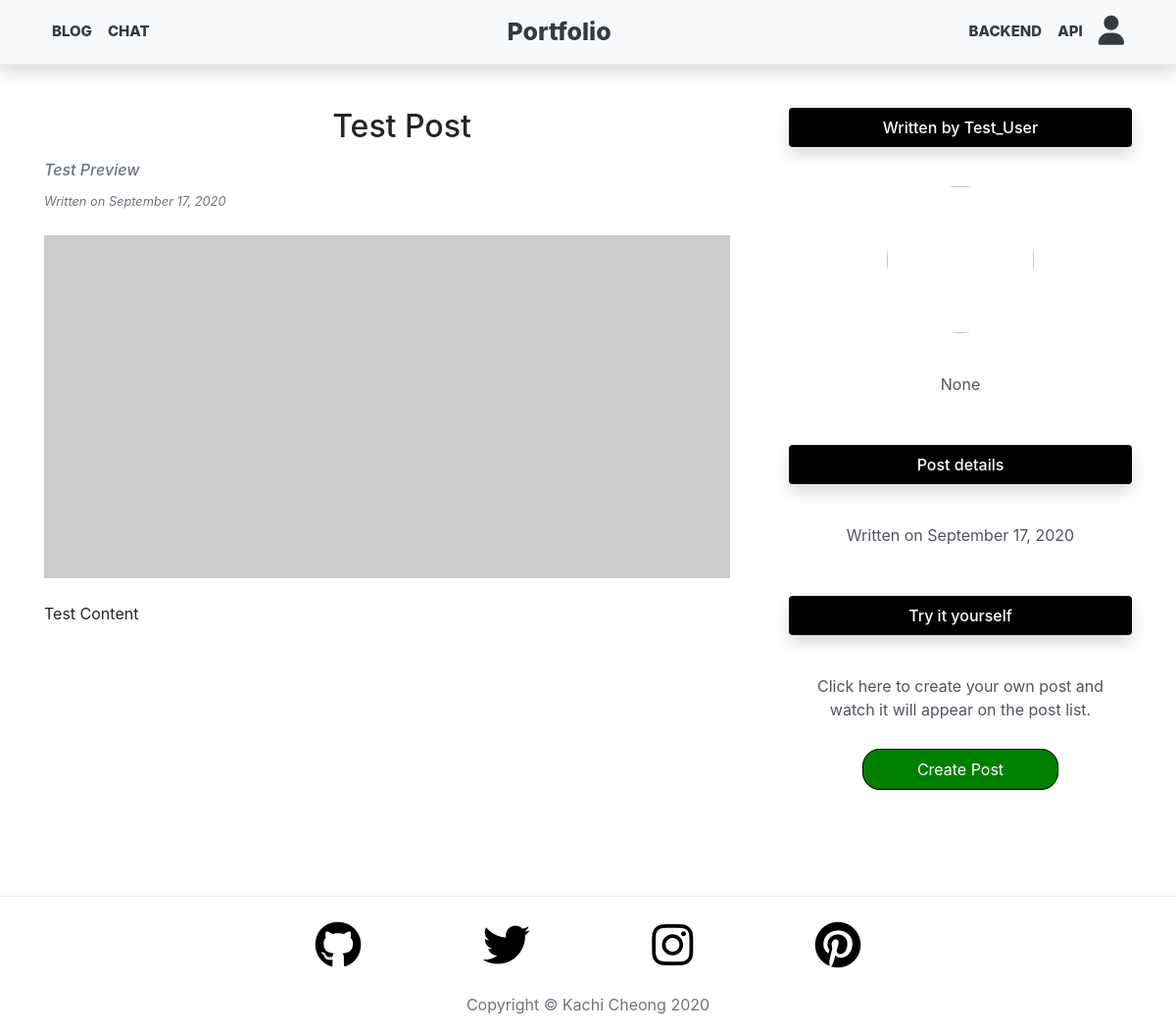
Page /blog/post/1/ on the committed database.
### blog/models.py (models this page shows, shortened)
class Post(models.Model):
    title = models.CharField(max_length=25)
    post_preview = models.CharField(max_length=150, blank=False, null="blank")
    content = models.TextField()
    date_posted = models.DateTimeField(default=timezone.now)
    author = models.ForeignKey(User, on_delete=models.CASCADE, default="User")

### profiles/models.py (models this page shows, shortened)
class Profile(models.Model):
    user = models.OneToOneField(User, on_delete=models.CASCADE)
    user_bio = models.CharField(max_length=150, null=True)
    image = models.ImageField(default='profile_pics/default.jpg', upload_to='profile_pics')

### blog/views.py (the view)
# urls.py: path('post/<int:pk>/', PostDetailView.as_view(), name='post-detail'),
class PostDetailView(DetailView):
    model = Post

### portfolio_files/templates/blog/post_detail.html
{% extends "index.html" %}
{% load static %}
{% block content %}
<div class="row">
    <div class="col-8">
        <h2 class="text-center mb-3">{{ object.title }}</h2>
        <div class="mb-4 text-muted font-italic">
            <h6>{{ object.post_preview }}</h6>
            <small>Written on {{ object.date_posted|date:"F d, Y" }}</small>
        </div>
        <img class="post-placeholder mb-4" src="http://placehold.it/700x350">
        <p>{{ object.content | linebreaksbr }}</p>
    </div>
    <div class="col-4">
        {% include 'components/blog/post_detail_sidebar.html' %}
    </div>
</div>
{% endblock content %}

### portfolio_files/templates/components/blog/post_detail_sidebar.html
{% block content %}
<div class="blog-sidebar">
    <div class="single-widget-area sidebar">
        <div class="widget-title">
            <h6>Written by {{ object.author.username }}</h6>
        </div>
        <img class="sidebar-about-icon" src="{{ user.profile.image.url }}">
        <p>{{ object.author.profile.user_bio }}</p>
    </div>
    <div class="single-widget-area sidebar">
        <div class="widget-title mt-4">
            <h6>Post details</h6>
        </div>
        <p>Written on {{ object.date_posted|date:"F d, Y" }}</p>
    </div>
    {% if object.author == user %}
    <div class="single-widget-area sidebar">
        <div class="widget-title mt-4">
            <h6>Edit Post</h6>
        </div>
        <p>This post is written by you! You have the option to update or delete this post.</p>
        <div class="post-buttons-container">
            <a href="{% url 'post-update' object.id %}" class="update-button">Update</a>
            <a href="{% url 'post-delete' object.id %}" class="delete-button">Delete</a>
        </div>
    </div>
    {% else %}
    <div class="single-widget-area sidebar">
        <div class="widget-title mt-4">
            <h6>Try it yourself</h6>
        </div>
        <p>Click here to create your own post and watch it will appear on the post list.</p>
        <div class="single-button-container">
            <a class="create-button" href="{% url 'post-create' %}">
                Create Post
            </a>
        </div>
        <p></p>
    </div>
    {% endif %}
</div>
{% endblock content %}

### portfolio_files/static/index.css (style rules this page uses)
a, a:hover { color: black }
.blog-sidebar { margin-bottom: 0px 0px 50px; }
.single-widget-area { margin-bottom: 30px; }
.widget-title > h6 { background: #000; color: #ffffff; height: 40px; width: 100%; line-height: 40px; border-radius: 2px; margin-bottom: 20px; border-radius: 0.25rem !important; box-shadow: 0 0.5rem 1rem rgba(0, 0, 0, 0.15) !important; text-align: center; }
.sidebar { text-align: center; }
.sidebar-about-icon { height: 150px; width: 150px; margin: 20px 0px; border-radius: 50%; }
.sidebar p { color: #51545f; padding: 20px; width: 100%; }
.button-container, .single-button-container { margin: 17px 15px; text-align: center; }
.single-button-container { padding: 0px 35px; }
.blog-button, .create-button, .update-button, .delete-button { text-align: center; border-radius: 18px; border: 1px solid #000; }
.blog-button, .create-button { padding: 10px 55px; }
.create-button { background-color: green; }
.create-button, .update-button, .delete-button, .create-button:hover, .update-button:hover, .delete-button:hover { color: white; }

### rows in the picture
Post: title "Test Post", post_preview "Test Preview", date_posted "September 17, 2020", content "Test Content", author.username "Test_User", author.profile.user_bio "None"
